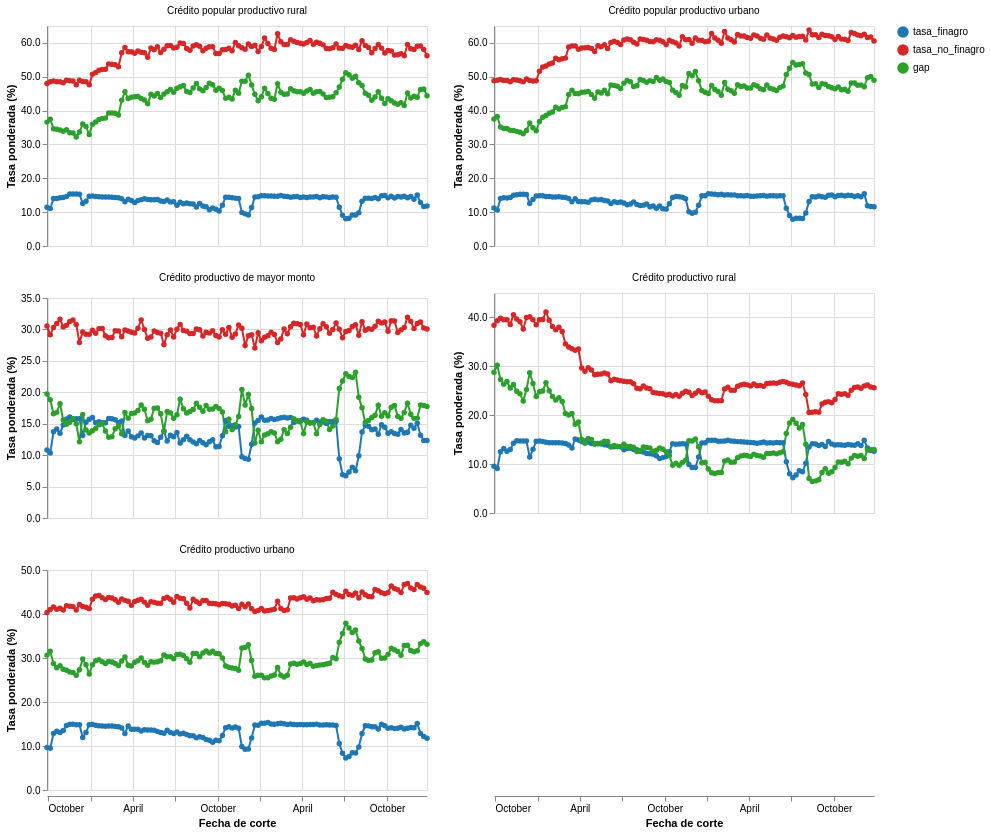

Notebook code cell kept with this figure:
### Markdown cell above
## 6. Evolución temporal del gap por producto

Tres líneas por panel: **tasa Finagro** (azul), **tasa no-Finagro** (rojo), **gap** (verde). Eje Y independiente por panel — el rango de tasas y del gap difiere mucho entre productos.

### Code cell
long = wide.melt(
    id_vars=["fecha_corte", "producto_de_credito_red"],
    value_vars=["tasa_finagro", "tasa_no_finagro", "gap"],
    var_name="serie", value_name="tasa",
)

color_scale = alt.Scale(
    domain=["tasa_finagro", "tasa_no_finagro", "gap"],
    range=["#1f77b4", "#d62728", "#2ca02c"],
)

chart = (
    alt.Chart(long)
    .mark_line(point=True)
    .encode(
        x=alt.X("fecha_corte:T", title="Fecha de corte"),
        y=alt.Y("tasa:Q", title="Tasa ponderada (%)", axis=alt.Axis(format=".1f")),
        color=alt.Color("serie:N", scale=color_scale, title=None),
        tooltip=[
            "fecha_corte:T", "producto_de_credito_red:N", "serie:N",
            alt.Tooltip("tasa:Q", format=".2f", title="Tasa (%)"),
        ],
    )
    .properties(width=380, height=220)
    .facet(
        facet=alt.Facet("producto_de_credito_red:N", title=None),
        columns=2,
    )
    .resolve_scale(y="independent")
)
chart

### Figure 1 — Vega-Lite specification as saved in the notebook (floating-point values rounded to 4 significant figures; data arrays with more than 128 entries replaced by an {"elided": "..."} marker saying what was removed)
{"config": {"view": {"continuousWidth": 300, "continuousHeight": 300}}, "data": {"name": "data-0e1cda94c8620946d3ae54ea5e54be45"}, "facet": {"field": "producto_de_credito_red", "title": null, "type": "nominal"}, "spec": {"mark": {"type": "line", "point": true}, "encoding": {"color": {"field": "serie", "scale": {"domain": ["tasa_finagro", "tasa_no_finagro", "gap"], "range": ["#1f77b4", "#d62728", "#2ca02c"]}, "title": null, "type": "nominal"}, "tooltip": [{"field": "fecha_corte", "type": "temporal"}, {"field": "producto_de_credito_red", "type": "nominal"}, {"field": "serie", "type": "nominal"}, {"field": "tasa", "format": ".2f", "title": "Tasa (%)", "type": "quantitative"}], "x": {"field": "fecha_corte", "title": "Fecha de corte", "type": "temporal"}, "y": {"axis": {"format": ".1f"}, "field": "tasa", "title": "Tasa ponderada (%)", "type": "quantitative"}}, "height": 220, "width": 380}, "columns": 2, "resolve": {"scale": {"y": "independent"}}, "$schema": "https://vega.github.io/schema/vega-lite/v5.20.1.json", "datasets": {"data-0e1cda94c8620946d3ae54ea5e54be45": {"elided": "1770 records"}}}
